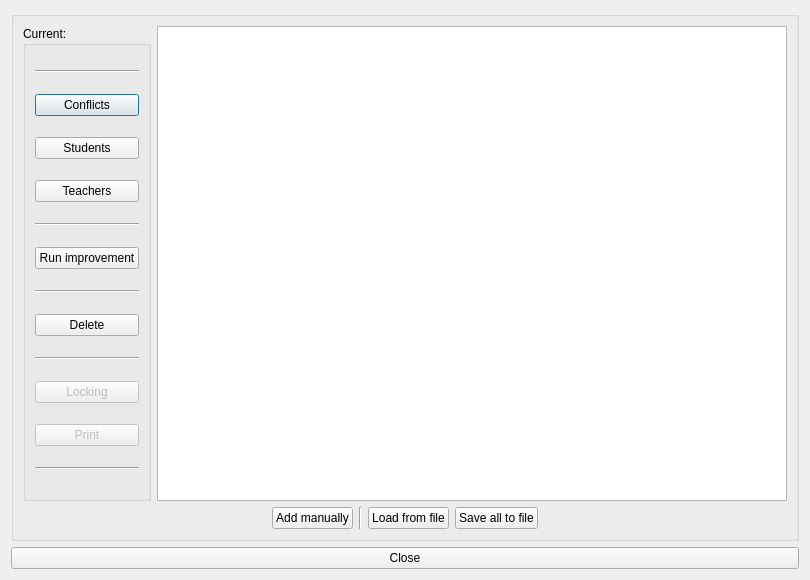
<?xml version="1.0" encoding="UTF-8"?>
<ui version="4.0">
 <class>TimetableShowSolutionsForm</class>
 <widget class="QDialog" name="TimetableShowSolutionsForm">
  <property name="geometry">
   <rect>
    <x>0</x>
    <y>0</y>
    <width>810</width>
    <height>580</height>
   </rect>
  </property>
  <property name="windowTitle">
   <string>Solutions</string>
  </property>
  <layout class="QVBoxLayout" name="verticalLayout_3">
   <item>
    <widget class="QGroupBox" name="groupBox_2">
     <property name="title">
      <string/>
     </property>
     <layout class="QVBoxLayout" name="verticalLayout_2">
      <item>
       <layout class="QHBoxLayout" name="horizontalLayout">
        <item>
         <widget class="QGroupBox" name="currentGroupBox">
          <property name="title">
           <string>Current:</string>
          </property>
          <layout class="QVBoxLayout" name="verticalLayout">
           <item>
            <widget class="Line" name="line_3">
             <property name="orientation">
              <enum>Qt::Horizontal</enum>
             </property>
            </widget>
           </item>
           <item>
            <widget class="QPushButton" name="shortcutShowSoftConflictsPushButton">
             <property name="text">
              <string comment="It means show soft conflicts, but I want to keep field short. It is on the shortcuts tab buttons, so keep translation short">Conflicts</string>
             </property>
            </widget>
           </item>
           <item>
            <widget class="QPushButton" name="shortcutViewStudentsPushButton">
             <property name="text">
              <string comment="It is on the shortcuts tab buttons, so keep translation short">Students</string>
             </property>
            </widget>
           </item>
           <item>
            <widget class="QPushButton" name="shortcutViewTeachersPushButton">
             <property name="text">
              <string comment="It is on the shortcuts tab buttons, so keep translation short">Teachers</string>
             </property>
            </widget>
           </item>
           <item>
            <widget class="Line" name="line">
             <property name="orientation">
              <enum>Qt::Horizontal</enum>
             </property>
            </widget>
           </item>
           <item>
            <widget class="QPushButton" name="runPhasePushButton">
             <property name="text">
              <string>Run improvement</string>
             </property>
            </widget>
           </item>
           <item>
            <widget class="Line" name="line_2">
             <property name="orientation">
              <enum>Qt::Horizontal</enum>
             </property>
            </widget>
           </item>
           <item>
            <widget class="QPushButton" name="deletePhasePushButton">
             <property name="text">
              <string>Delete</string>
             </property>
            </widget>
           </item>
           <item>
            <widget class="Line" name="line_6">
             <property name="orientation">
              <enum>Qt::Horizontal</enum>
             </property>
            </widget>
           </item>
           <item>
            <widget class="QPushButton" name="shortcutsTimetableLockingPushButton">
             <property name="enabled">
              <bool>false</bool>
             </property>
             <property name="text">
              <string comment="Refers to timetable locking, means locking/unlocking activities, but we need to keep the field short.">Locking</string>
             </property>
            </widget>
           </item>
           <item>
            <widget class="QPushButton" name="shortcutsTimetablePrintPushButton">
             <property name="enabled">
              <bool>false</bool>
             </property>
             <property name="text">
              <string>Print</string>
             </property>
            </widget>
           </item>
           <item>
            <widget class="Line" name="line_4">
             <property name="orientation">
              <enum>Qt::Horizontal</enum>
             </property>
            </widget>
           </item>
          </layout>
         </widget>
        </item>
        <item>
         <widget class="QListWidget" name="solutionsListWidget">
          <property name="font">
           <font>
            <family>Ubuntu Mono</family>
           </font>
          </property>
          <property name="spacing">
           <number>4</number>
          </property>
          <property name="viewMode">
           <enum>QListView::ListMode</enum>
          </property>
          <property name="uniformItemSizes">
           <bool>true</bool>
          </property>
         </widget>
        </item>
       </layout>
      </item>
      <item>
       <layout class="QHBoxLayout" name="horizontalLayout_2">
        <item>
         <spacer name="horizontalSpacer">
          <property name="orientation">
           <enum>Qt::Horizontal</enum>
          </property>
          <property name="sizeHint" stdset="0">
           <size>
            <width>40</width>
            <height>20</height>
           </size>
          </property>
         </spacer>
        </item>
        <item>
         <widget class="QPushButton" name="addPushButton">
          <property name="text">
           <string>Add manually</string>
          </property>
         </widget>
        </item>
        <item>
         <widget class="Line" name="line_5">
          <property name="orientation">
           <enum>Qt::Vertical</enum>
          </property>
         </widget>
        </item>
        <item>
         <widget class="QPushButton" name="loadPushButton">
          <property name="text">
           <string>Load from file</string>
          </property>
         </widget>
        </item>
        <item>
         <widget class="QPushButton" name="savePushButton">
          <property name="text">
           <string>Save all to file</string>
          </property>
         </widget>
        </item>
        <item>
         <spacer name="horizontalSpacer_2">
          <property name="orientation">
           <enum>Qt::Horizontal</enum>
          </property>
          <property name="sizeHint" stdset="0">
           <size>
            <width>40</width>
            <height>20</height>
           </size>
          </property>
         </spacer>
        </item>
       </layout>
      </item>
     </layout>
    </widget>
   </item>
   <item>
    <widget class="QPushButton" name="closePushButton">
     <property name="text">
      <string>Close</string>
     </property>
    </widget>
   </item>
  </layout>
 </widget>
 <resources/>
 <connections/>
</ui>
